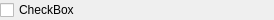
<?xml version="1.0" encoding="UTF-8"?>
<ui version="4.0">
 <class>ServiceCheckBoxItem</class>
 <widget class="QWidget" name="ServiceCheckBoxItem">
  <property name="geometry">
   <rect>
    <x>0</x>
    <y>0</y>
    <width>274</width>
    <height>19</height>
   </rect>
  </property>
  <property name="windowTitle">
   <string>Form</string>
  </property>
  <layout class="QVBoxLayout" name="verticalLayout">
   <property name="leftMargin">
    <number>0</number>
   </property>
   <property name="topMargin">
    <number>0</number>
   </property>
   <property name="rightMargin">
    <number>0</number>
   </property>
   <property name="bottomMargin">
    <number>0</number>
   </property>
   <item>
    <widget class="QCheckBox" name="checkBox">
     <property name="text">
      <string>CheckBox</string>
     </property>
    </widget>
   </item>
  </layout>
 </widget>
 <resources/>
 <connections/>
</ui>
